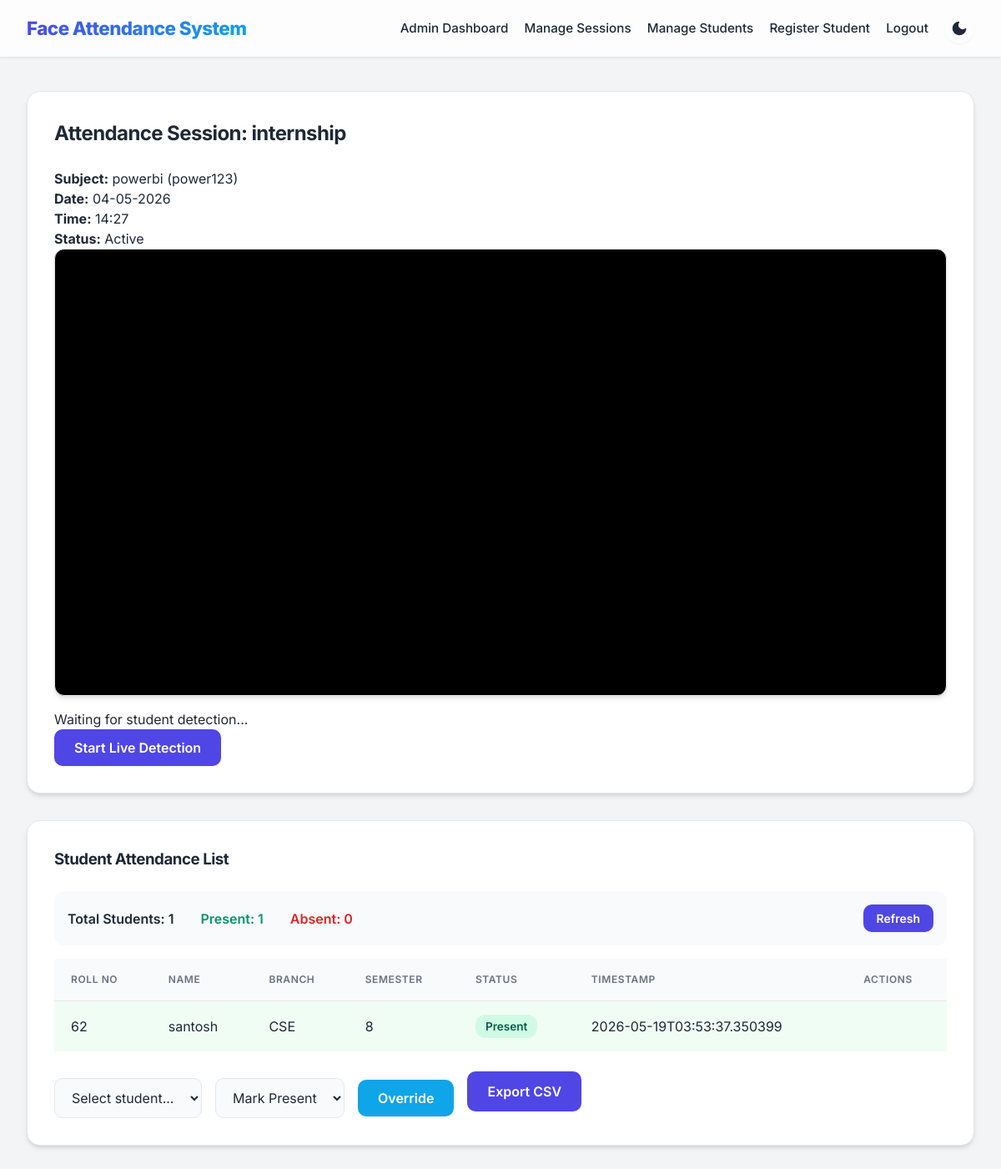
The app's page /admin/session/2 (signed in) with its own data.
### tables this page shows
CREATE TABLE subjects(
        id INTEGER PRIMARY KEY,
        name TEXT,
        code TEXT
    );

CREATE TABLE attendance(
        id INTEGER PRIMARY KEY,
        student_id INTEGER,
        session_id INTEGER,
        status TEXT,
        timestamp TEXT,
        note TEXT,
        FOREIGN KEY(student_id) REFERENCES students(id),
        FOREIGN KEY(session_id) REFERENCES sessions(id)
    );

CREATE TABLE students(
        id INTEGER PRIMARY KEY,
        name TEXT,
        roll_no TEXT,
        branch TEXT,
        semester TEXT,
        photo_count INTEGER DEFAULT 0
    , password TEXT);

### app.py (the view)
@app.route('/admin/session/<int:session_id>')
def attendance_session(session_id):
    if not session.get('admin_user'):
        return redirect(url_for('login'))
    session_info = query_db('SELECT s.*, subj.name as subject_name, subj.code as subject_code FROM sessions s LEFT JOIN subjects subj ON s.subject_id=subj.id WHERE s.id=?', (session_id,), one=True)
    students_with_attendance = query_db('''
        SELECT s.id, s.name, s.roll_no, s.branch, s.semester,
               a.status, a.timestamp,
               CASE WHEN a.status IS NOT NULL THEN 1 ELSE 0 END as has_attendance
        FROM students s
        LEFT JOIN attendance a ON s.id = a.student_id AND a.session_id = ?
        ORDER BY s.roll_no
    ''', (session_id,))
    return render_template('attendance_session.html', session_info=session_info, students=students_with_attendance)

### app.py (called while the page is built)
def get_db_connection():
    conn = sqlite3.connect(DATABASE_PATH)
    conn.row_factory = sqlite3.Row
    return conn

def query_db(query, args=(), one=False):
    conn = get_db_connection()
    cursor = conn.execute(query, args)
    rows = cursor.fetchall()
    conn.close()
    return rows[0] if one and rows else rows

@app.before_request
def restrict_access():
    allowed_routes = ['home', 'login', 'student_login', 'student_register', 'static', 'test_image', 'get_active_sessions']
    if request.endpoint in allowed_routes or not request.endpoint:
        return
    if request.path.startswith('/admin/'):
        if session.get('user_type') != 'admin':
            flash('Admin access required', 'error')
            return redirect(url_for('login'))
    if request.path.startswith('/student/'):
        protected_student_routes = ['student_history', 'student_attend']
        if request.endpoint in protected_student_routes and session.get('user_type') != 'student':
            flash('Student login required', 'error')
            return redirect(url_for('student_login'))

### templates/attendance_session.html (shortened to what this page needs)
{% extends 'base.html' %}
{% block content %}
<div class="card wide-card" data-session-id="{{ session_info.id }}">
    <h2>Attendance Session: {{ session_info.title }}</h2>
    <div class="session-summary">
        <div><strong>Subject:</strong> {{ session_info.subject_name }} ({{ session_info.subject_code }})</div>
        <div><strong>Date:</strong> {{ session_info.date }}</div>
        <div><strong>Time:</strong> {{ session_info.time }}</div>
        <div><strong>Status:</strong> {{ 'Active' if session_info.active else 'Inactive' }}</div>
    </div>
    <div class="video-panel">
        <video id="attendVideo" autoplay muted></video>
        <div class="attendance-status">
            <div id="detectedStudent">Waiting for student detection...</div>
            <div><button id="startStream" class="button">Start Live Detection</button></div>
        </div>
    </div>
</div>
<div class="card">
    <h3>Student Attendance List</h3>
    <div class="attendance-summary">
        <div class="summary-stats">
            <span class="stat-item">Total Students: {{ students|length }}</span>
            <span class="stat-item present-count">Present: {{ students|selectattr('status')|list|length }}</span>
            <span class="stat-item absent-count">Absent: {{ students|rejectattr('status')|list|length }}</span>
        </div>
        <button id="refreshBtn" class="button small">Refresh</button>
    </div>
    <table id="attendanceTable">
        <thead>
            <tr>
                <th>Roll No</th>
                <th>Name</th>
                <th>Branch</th>
                <th>Semester</th>
                <th>Status</th>
                <th>Timestamp</th>
                <th>Actions</th>
            </tr>
        </thead>
        <tbody>
            {% for student in students %}
            <tr data-student-id="{{ student.id }}" class="student-row {{ 'present-row' if student.status == 'Present' else 'absent-row' }}">
                <td>{{ student.roll_no }}</td>
                <td>{{ student.name }}</td>
                <td>{{ student.branch }}</td>
                <td>{{ student.semester }}</td>
                <td>
                    <span class="status-badge {{ 'status-present' if student.status == 'Present' else 'status-absent' }}">
                        {{ student.status if student.status else 'Not Marked' }}
                    </span>
                </td>
                <td>{{ student.timestamp if student.timestamp else '-' }}</td>
                <td>
                </td>
            </tr>
            {% endfor %}
        </tbody>
    </table>
    <div class="session-actions">
        <form method="post" action="{{ url_for('session_override', session_id=session_info.id) }}" class="inline-form" id="overrideForm">
            <select name="student_id" id="overrideStudentId">
                <option value="">Select student...</option>
            </select>
            <select name="action">
                <option value="present">Mark Present</option>
            </select>
            <button type="submit" class="button secondary">Override</button>
        </form>
        <a class="button" href="{{ url_for('export_session', session_id=session_info.id) }}">Export CSV</a>
    </div>
</div>
{% endblock %}

### static/styles.css (style rules this page uses)
:root { --bg: #f3f4f6; --card: #ffffff; --text: #1f2937; --muted: #6b7280; --primary: #4f46e5; --primary-hover: #4338ca; --accent: #0ea5e9; --accent-hover: #0284c7; --danger: #ef4444; --danger-hover: #dc2626; --border: #e5e7eb; --shadow-sm: 0 1px 2px 0 rgb(0 0 0 / 0.05); --shadow-md: 0 4px 6px -1px rgb(0 0 0 / 0.1), 0 2px 4px -2px rgb(0 0 0 / 0.1); --shadow-lg: 0 10px 15px -3px rgb(0 0 0 / 0.1), 0 4px 6px -4px rgb(0 0 0 / 0.1); --nav-bg: rgba(255, 255, 255, 0.8); --input-bg: #f9fafb; }
* { box-sizing: border-box; }
body { margin: 0; font-family: 'Inter', -apple-system, BlinkMacSystemFont, "Segoe UI", Roboto, Helvetica, Arial, sans-serif; background: var(--bg); color: var(--text); line-height: 1.5; transition: background-color 0.3s ease, color 0.3s ease; }
.card { background: var(--card); border: 1px solid var(--border); border-radius: 16px; padding: 2rem; margin-bottom: 2rem; box-shadow: var(--shadow-md); transition: transform 0.2s ease, box-shadow 0.2s ease; }
.wide-card { width: 100%; }
.card h2, .card h3 { margin-top: 0; margin-bottom: 1.5rem; color: var(--text); font-weight: 700; letter-spacing: -0.025em; }
input, select { width: 100%; padding: 0.75rem 1rem; border: 1px solid var(--border); border-radius: 10px; background: var(--input-bg); color: var(--text); font-family: inherit; font-size: 1rem; transition: border-color 0.2s ease, box-shadow 0.2s ease; }
::placeholder { color: var(--muted); opacity: 0.8; }
button, .button { display: inline-block; border: none; background: var(--primary); color: #ffffff; padding: 0.75rem 1.5rem; border-radius: 10px; cursor: pointer; font-weight: 600; font-size: 1rem; font-family: inherit; text-align: center; text-decoration: none; transition: background-color 0.2s ease, transform 0.1s ease, box-shadow 0.2s ease; box-shadow: var(--shadow-sm); }
.button.secondary { background: var(--accent); }
.button.small { padding: 0.5rem 1rem; font-size: 0.875rem; }
.video-panel { display: flex; flex-direction: column; gap: 1rem; }
video { width: 100%; height: auto; border-radius: 12px; border: 1px solid var(--border); background: #000; box-shadow: var(--shadow-md); }
.capture-controls, .session-actions, .inline-form { display: flex; align-items: center; gap: 1rem; flex-wrap: wrap; margin-top: 1rem; }
table { width: 100%; border-collapse: collapse; background: var(--card); }
table th, table td { padding: 1rem 1.25rem; border-bottom: 1px solid var(--border); text-align: left; }
table th { background: var(--input-bg); font-weight: 600; color: var(--muted); text-transform: uppercase; font-size: 0.75rem; letter-spacing: 0.05em; }
table tr:last-child td { border-bottom: none; }
.inline-form select, .inline-form button { width: auto; margin-top: 0; }
.status-badge { display: inline-flex; align-items: center; padding: 0.25rem 0.75rem; border-radius: 9999px; font-size: 0.875rem; font-weight: 600; white-space: nowrap; }

### templates/attendance_session.html (style rules this page uses)
.attendance-summary { display: flex; justify-content: space-between; align-items: center; margin-bottom: 1rem; padding: 1rem; background: #f8fafc; border-radius: 12px; }
.summary-stats { display: flex; gap: 2rem; }
.stat-item { font-weight: 600; }
.present-count { color: #059669; }
.absent-count { color: #dc2626; }
.student-row.present-row { background: #f0fdf4; }
.status-badge { padding: 0.25rem 0.75rem; border-radius: 12px; font-size: 0.85rem; font-weight: 600; }
.status-present { background: #d1fae5; color: #065f46; }

### records on screen
subjects: subject_name "powerbi", subject_code "power123"
attendance: roll_no "62", name "santosh", branch "CSE", semester "8", status "Present", timestamp "2026-05-19T03:53:37.350399"

### other values on screen
{{ session_info.title }} "internship"
{{ session_info.date }} "04-05-2026"
{{ session_info.time }} "14:27"
{{ 'Active' if session_info.active else 'Inactive' }} "Active"
{{ students|length }} "1"
{{ students|selectattr('status')|list|length }} "1"
{{ students|rejectattr('status')|list|length }} "0"
